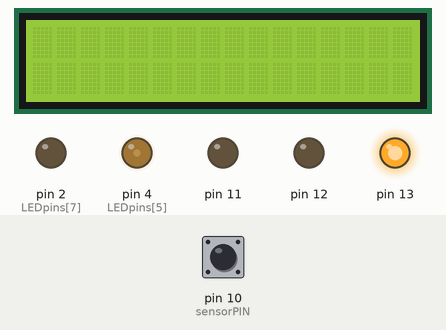
Recording of a sketch running on a simulated Arduino Uno, built with avr-gcc and run on an emulated ATmega328P. On the bench: 16×4 character LCD, output pins drawn as LEDs (lit = HIGH). Wiring (inferred from the names in the program): character LCD (HD44780): RS pin 9; E pin 5; data pin 3, pin 8, pin 6, pin 7. The inputs (shaded band) are chosen by the test bench; at power-on: pin 10 (sensorPIN) LOW. Pins used as bus, display or sensor lines are not drawn.

Above: at 1.2 s.
1.3 s: pin 10 (sensorPIN) driven HIGH
At 2.5 s:
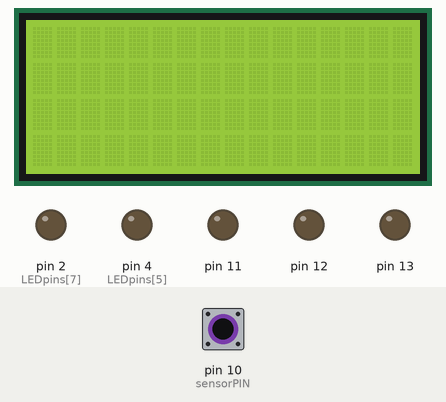
2.8 s: pin 10 (sensorPIN) driven LOW
At 4.8 s:
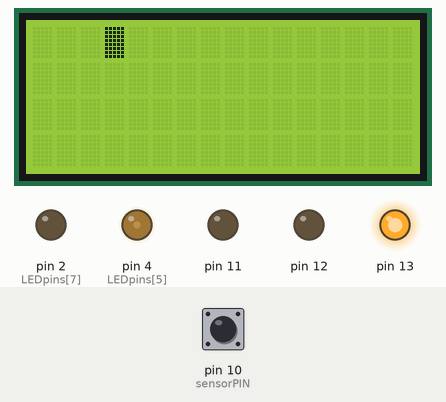
5.8 s: pin 10 (sensorPIN) driven HIGH
At 7.0 s:
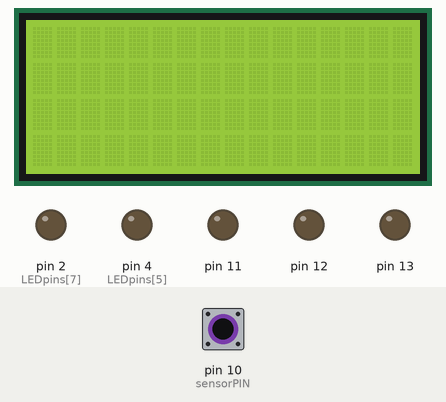
7.4 s: pin 10 (sensorPIN) driven LOW
9.5 s: pin 10 (sensorPIN) pulsed HIGH 2 times (0.12 s each, 0.3 s apart)
At 21.94 s:
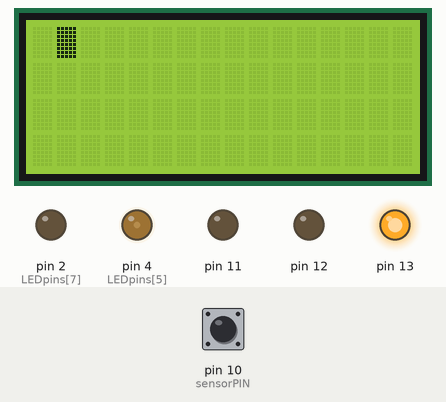
Timing chart, 0 to 22.9 s (numbered marks = the images above; inputs shaded):
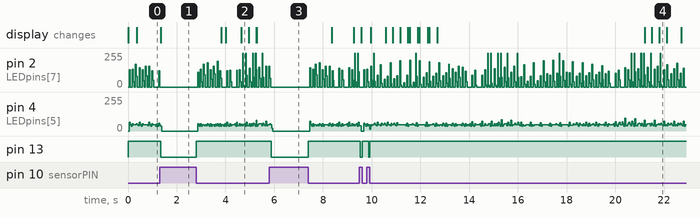

Measured:
- after the input at 1.3 s, pin 2 (LEDpins[7]): stops changing and stays 0/255; pin 13: HIGH → LOW at once
- after the input at 2.8 s, pin 13: LOW → HIGH at once; the display: first changes after 1.0 s (image 2 shows a later state)
- after the input at 5.8 s, pin 2 (LEDpins[7]): goes on until 5.9 s, then stays 0/255; pin 13: HIGH → LOW after 0.07 s
- after the input at 9.5 s, pin 13: alternates HIGH for 0.27 s and LOW for 0.06 s, 4 changes in all, then stays HIGH, starting at once

The sketch:

HoloClock.ino
```cpp
 #include <Time.h>
  const int LEDpins[] = {9,8,7,6,5,4,3,2};
  int rows = 8;
   const int charHeight = 8;
   const int charWidth = 5;
   const unsigned char font[95][5] = {
         {0x00,0x00,0x00,0x00,0x00},   //   0x20 32
         {0x00,0x00,0x6f,0x00,0x00},   // ! 0x21 33
         {0x00,0x07,0x00,0x07,0x00},   // " 0x22 34
         {0x14,0x7f,0x14,0x7f,0x14},   // # 0x23 35
         {0x00,0x07,0x04,0x1e,0x00},   // $ 0x24 36
         {0x23,0x13,0x08,0x64,0x62},   // % 0x25 37
         {0x36,0x49,0x56,0x20,0x50},   // & 0x26 38
         {0x00,0x00,0x07,0x00,0x00},   // ' 0x27 39
         {0x00,0x1c,0x22,0x41,0x00},   // ( 0x28 40
         {0x00,0x41,0x22,0x1c,0x00},   // ) 0x29 41
         {0x14,0x08,0x3e,0x08,0x14},   // * 0x2a 42
         {0x08,0x08,0x3e,0x08,0x08},   // + 0x2b 43
         {0x00,0x50,0x30,0x00,0x00},   // , 0x2c 44
         {0x08,0x08,0x08,0x08,0x08},   // - 0x2d 45
         {0x00,0x60,0x60,0x00,0x00},   // . 0x2e 46
         {0x20,0x10,0x08,0x04,0x02},   // / 0x2f 47
         {0x3e,0x51,0x49,0x45,0x3e},   // 0 0x30 48
         {0x00,0x42,0x7f,0x40,0x00},   // 1 0x31 49
         {0x42,0x61,0x51,0x49,0x46},   // 2 0x32 50
         {0x21,0x41,0x45,0x4b,0x31},   // 3 0x33 51
         {0x18,0x14,0x12,0x7f,0x10},   // 4 0x34 52
         {0x27,0x45,0x45,0x45,0x39},   // 5 0x35 53
         {0x3c,0x4a,0x49,0x49,0x30},   // 6 0x36 54
         {0x01,0x71,0x09,0x05,0x03},   // 7 0x37 55
         {0x36,0x49,0x49,0x49,0x36},   // 8 0x38 56
         {0x06,0x49,0x49,0x29,0x1e},   // 9 0x39 57
         {0x00,0x36,0x36,0x00,0x00},   // : 0x3a 58
         {0x00,0x56,0x36,0x00,0x00},   // ; 0x3b 59
         {0x08,0x14,0x22,0x41,0x00},   // < 0x3c 60
         {0x14,0x14,0x14,0x14,0x14},   // = 0x3d 61
         {0x00,0x41,0x22,0x14,0x08},   // > 0x3e 62
         {0x02,0x01,0x51,0x09,0x06},   // ? 0x3f 63
         {0x3e,0x41,0x5d,0x49,0x4e},   // @ 0x40 64
         {0x7e,0x09,0x09,0x09,0x7e},   // A 0x41 65
         {0x7f,0x49,0x49,0x49,0x36},   // B 0x42 66
         {0x3e,0x41,0x41,0x41,0x22},   // C 0x43 67
         {0x7f,0x41,0x41,0x41,0x3e},   // D 0x44 68
         {0x7f,0x49,0x49,0x49,0x41},   // E 0x45 69
         {0x7f,0x09,0x09,0x09,0x01},   // F 0x46 70
         {0x3e,0x41,0x49,0x49,0x7a},   // G 0x47 71
         {0x7f,0x08,0x08,0x08,0x7f},   // H 0x48 72
         {0x00,0x41,0x7f,0x41,0x00},   // I 0x49 73
         {0x20,0x40,0x41,0x3f,0x01},   // J 0x4a 74
         {0x7f,0x08,0x14,0x22,0x41},   // K 0x4b 75
         {0x7f,0x40,0x40,0x40,0x40},   // L 0x4c 76
         {0x7f,0x02,0x0c,0x02,0x7f},   // M 0x4d 77
         {0x7f,0x04,0x08,0x10,0x7f},   // N 0x4e 78
         {0x3e,0x41,0x41,0x41,0x3e},   // O 0x4f 79
         {0x7f,0x09,0x09,0x09,0x06},   // P 0x50 80
         {0x3e,0x41,0x51,0x21,0x5e},   // Q 0x51 81
         {0x7f,0x09,0x19,0x29,0x46},   // R 0x52 82
         {0x46,0x49,0x49,0x49,0x31},   // S 0x53 83
         {0x01,0x01,0x7f,0x01,0x01},   // T 0x54 84
         {0x3f,0x40,0x40,0x40,0x3f},   // U 0x55 85
         {0x0f,0x30,0x40,0x30,0x0f},   // V 0x56 86
         {0x3f,0x40,0x30,0x40,0x3f},   // W 0x57 87
         {0x63,0x14,0x08,0x14,0x63},   // X 0x58 88
         {0x07,0x08,0x70,0x08,0x07},   // Y 0x59 89
         {0x61,0x51,0x49,0x45,0x43},   // Z 0x5a 90
         {0x3c,0x4a,0x49,0x29,0x1e},   // [ 0x5b 91
         {0x02,0x04,0x08,0x10,0x20},   // \ 0x5c 92
         {0x00,0x41,0x7f,0x00,0x00},   // ] 0x5d 93
         {0x04,0x02,0x01,0x02,0x04},   // ^ 0x5e 94
         {0x40,0x40,0x40,0x40,0x40},   // _ 0x5f 95
         {0x00,0x00,0x03,0x04,0x00},   // ` 0x60 96
         {0x20,0x54,0x54,0x54,0x78},   // a 0x61 97
         {0x7f,0x48,0x44,0x44,0x38},   // b 0x62 98
         {0x38,0x44,0x44,0x44,0x20},   // c 0x63 99
         {0x38,0x44,0x44,0x48,0x7f},   // d 0x64 100
         {0x38,0x54,0x54,0x54,0x18},   // e 0x65 101
         {0x08,0x7e,0x09,0x01,0x02},   // f 0x66 102
         {0x0c,0x52,0x52,0x52,0x3e},   // g 0x67 103
         {0x7f,0x08,0x04,0x04,0x78},   // h 0x68 104
         {0x00,0x44,0x7d,0x40,0x00},   // i 0x69 105
         {0x20,0x40,0x44,0x3d,0x00},   // j 0x6a 106
         {0x00,0x7f,0x10,0x28,0x44},   // k 0x6b 107
         {0x00,0x41,0x7f,0x40,0x00},   // l 0x6c 108
         {0x7c,0x04,0x18,0x04,0x78},   // m 0x6d 109
         {0x7c,0x08,0x04,0x04,0x78},   // n 0x6e 110
         {0x38,0x44,0x44,0x44,0x38},   // o 0x6f 111
         {0x7c,0x14,0x14,0x14,0x08},   // p 0x70 112
         {0x08,0x14,0x14,0x18,0x7c},   // q 0x71 113
         {0x7c,0x08,0x04,0x04,0x08},   // r 0x72 114
         {0x48,0x54,0x54,0x54,0x20},   // s 0x73 115
         {0x04,0x3f,0x44,0x40,0x20},   // t 0x74 116
         {0x3c,0x40,0x40,0x20,0x7c},   // u 0x75 117
         {0x1c,0x20,0x40,0x20,0x1c},   // v 0x76 118
         {0x3c,0x40,0x30,0x40,0x3c},   // w 0x77 119
         {0x44,0x28,0x10,0x28,0x44},   // x 0x78 120
         {0x0c,0x50,0x50,0x50,0x3c},   // y 0x79 121
         {0x44,0x64,0x54,0x4c,0x44},   // z 0x7a 122
         {0x00,0x08,0x36,0x41,0x41},   // { 0x7b 123
         {0x00,0x00,0x7f,0x00,0x00},   // | 0x7c 124
         {0x41,0x41,0x36,0x08,0x00},   // } 0x7d 125
         {0x04,0x02,0x04,0x08,0x04},   // ~ 0x7e 126
     };


  const int sensorPIN = 10;
  int sensVal;
  int i;
  char textString[] = "IEK Egaleo";
  String tmp_str;

  void setup()
  {
    setTime(12,27,30,16,10,2016);
    pinMode(12, OUTPUT);
    pinMode(13, OUTPUT);
    pinMode(11, OUTPUT);
    pinMode(10, INPUT);
    for (i = 0; i < rows; i++)
      pinMode(LEDpins[i], OUTPUT);

  }

  void loop()
  {


    tmp_str=klok();
    tmp_str=tmp_str+" ";
    while(digitalRead(sensorPIN) != 0)
    {
     digitalWrite(13, LOW);
    }
    digitalWrite(13, HIGH);
    for (int k=0; k<tmp_str.length(); k++){
      printLetter(tmp_str.charAt(k));
      }
    delay(2);
    for (int k=sizeof(textString)-1; k>-1; k--){
      printLetterboven(textString[k]);
      }
  }

  String klok(){
    String result;
    String str1;
    String str2;
    String str3;
    if (hour() < 10)
      str1 = "0"+String(hour());
    else
      str1 = String(hour());
    if (minute() < 10)
      str2 = "0"+String(minute());
    else
      str2 = String(minute());
    if (second() < 10)
      str3 = "0"+String(second());
    else
      str3 = String(second());
    result = str1+":"+str2+":"+str3;
    return result;
  }

void printLetterboven(char ch)
  {

    if (ch < 32 || ch > 126){
      ch = 32;
      }
    ch -= 32;
    for (int i=charWidth-1; i>-1; i--) {
      byte b = font[ch][i];
      for (int j=0; j<charHeight; j++) {
        digitalWrite(LEDpins[j], bitRead(b,j));
        }
      delay(1);
      }
    for (i = 0; i < rows; i++)
      digitalWrite(LEDpins[i] , LOW);
    delay(1);

  }

  void printLetter(char ch)
  {
    if (ch < 32 || ch > 126){
      ch = 32;
      }
    ch -= 32;
    for (int i=0; i<charWidth; i++) {
      byte b = font[ch][i];
      for (int j=0; j<charHeight; j++) {
        digitalWrite(LEDpins[j], bitRead(b, 7-j));
        }
      delay(1);
      }
    for (i = 0; i < rows; i++)
      digitalWrite(LEDpins[i] , LOW);
    delay(1);

  }
```
